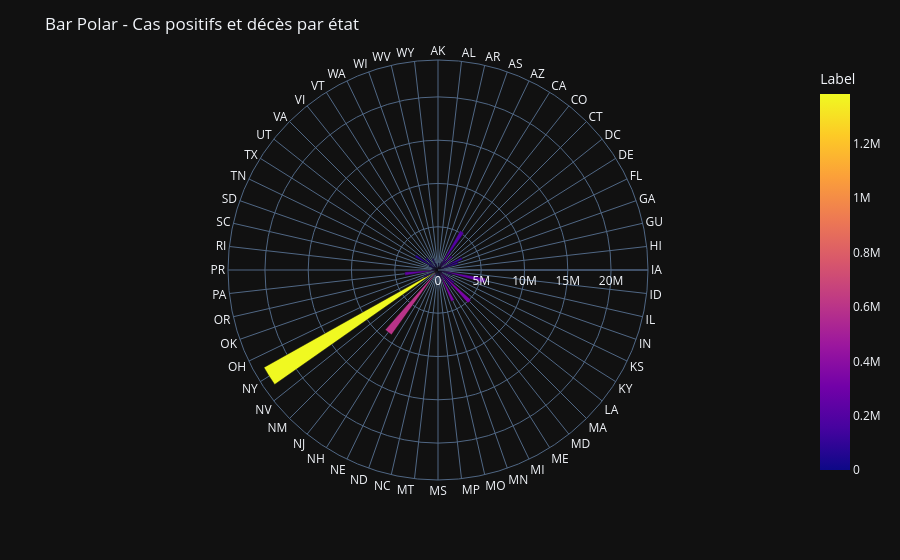

Notebook code cell kept with this figure:
### Code cell
us_states_covid19_daily_df = preprocess_us_states_covid19_daily()

# Préparation des données pour le graphique en barres polaires
df2 = us_states_covid19_daily_df[['etat', 'cas_positifs', 'deces']].copy()
df2 = df2.groupby('etat').sum().reset_index()  # Agrégation par état

# Ajout de colonnes pour le graphique
df2['Direction'] = df2['etat']  # Utilisé pour theta (angle)
df2['Values'] = df2['cas_positifs']  # Utilisé pour r (rayon)
df2['Label'] = df2['deces']  # Utilisé pour color (couleur)
# Graphique en barres polaires
fig = px.bar_polar(
    df2,
    r="Values",
    theta="Direction",
    color="Label",
    template="plotly_dark",
    color_discrete_sequence=px.colors.sequential.Plasma_r
)

# Personnalisation du titre et affichage
fig.update_layout(title="Bar Polar - Cas positifs et décès par état")
fig.show()

### Figure 1 — Plotly figure (JSON) as saved in the notebook; plotly's stock layout.template omitted (floating-point values rounded to 4 significant figures)
{"data": [{"hovertemplate": "Values=%{r}<br>Direction=%{theta}<br>Label=%{marker.color}<extra></extra>", "legendgroup": "", "marker": {"color": [709, 29002, 6514, 0, 40743, 197422, 69308, 191970, 21350, 16235, 123868, 101637, 379, 1039, 21860, 4576, 248056, 101966, 11003, 21241, 153180, 331675, 119615, 4504, 335297, 43902, 34538, 145, 32331, 1057, 39619, 2718, 7368, 10170, 596185, 14824, 21149, 1383831, 98607, 17916, 8573, 246543, 7335, 30909, 23311, 2523, 19063, 78441, 5103, 60127, 313, 3552, 67248, 29142, 3670, 639], "coloraxis": "coloraxis", "pattern": {"shape": ""}}, "name": "", "r": [29713, 818381, 352879, 0, 972789, 5234819, 1339510, 2261787, 429398, 447235, 3075862, 2428238, 11921, 45832, 856088, 167437, 5578925, 1704390, 453569, 475748, 2363260, 5150756, 2394178, 115381, 3945107, 1092978, 702464, 1362, 725281, 35424, 1298468, 116303, 570438, 219423, 9215281, 354106, 462514, 23056285, 1727753, 341738, 236781, 3853749, 185465, 737443, 613148, 238179, 1150417, 3073607, 493071, 1915407, 4900, 69060, 1435291, 826351, 101117, 46584], "showlegend": false, "subplot": "polar", "theta": ["AK", "AL", "AR", "AS", "AZ", "CA", "CO", "CT", "DC", "DE", "FL", "GA", "GU", "HI", "IA", "ID", "IL", "IN", "KS", "KY", "LA", "MA", "MD", "ME", "MI", "MN", "MO", "MP", "MS", "MT", "NC", "ND", "NE", "NH", "NJ", "NM", "NV", "NY", "OH", "OK", "OR", "PA", "PR", "RI", "SC", "SD", "TN", "TX", "UT", "VA", "VI", "VT", "WA", "WI", "WV", "WY"], "type": "barpolar"}], "layout": {"barmode": "relative", "coloraxis": {"colorbar": {"title": {"text": "Label"}}, "colorscale": [[0, "#0d0887"], [0.1111, "#46039f"], [0.2222, "#7201a8"], [0.3333, "#9c179e"], [0.4444, "#bd3786"], [0.5556, "#d8576b"], [0.6667, "#ed7953"], [0.7778, "#fb9f3a"], [0.8889, "#fdca26"], [1, "#f0f921"]]}, "legend": {"tracegroupgap": 0}, "margin": {"t": 60}, "polar": {"angularaxis": {"direction": "clockwise", "rotation": 90}, "domain": {"x": [0, 1], "y": [0, 1]}}, "title": {"text": "Bar Polar - Cas positifs et décès par état"}}}
